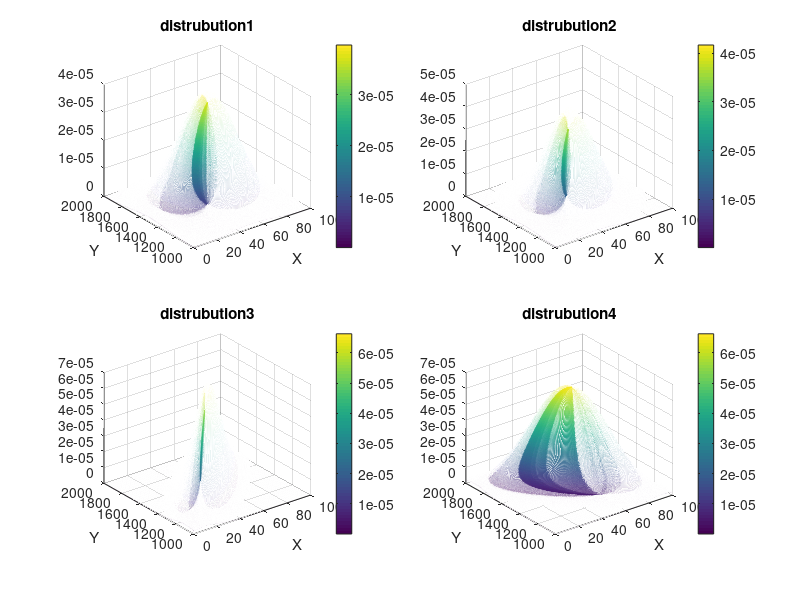

Here is the MATLAB script that generated this plot:
clear
%change the number here
x = 0:0.1:100;
y = 1000:2000;
ux = 50;
ax = 20;
uy = 1500;
ay = 200;
p = 0;
%%%%%%
[X, Y] = meshgrid(x,y);
z = ((X - ux).^2)/ax/ax + ((Y - uy).^2)/ay/ay - 2*p.*(X - ux).*(Y - uy)/ax/ay;
f = 1/2/pi/ax/ay/(sqrt(1 - p*p))*exp((-1)*z./2/(1-p*p));

subplot(2,2,1);
mesh(X,Y,f);
colorbar;
title('distrubution1');
xlabel('X');
ylabel('Y');

%change the number here
x = 0:0.1:100;
y = 1000:2000;
ux = 50;
ax = 20;
uy = 1500;
ay = 200;
p = 0.3;
%%%%%%
[X, Y] = meshgrid(x,y);
z = ((X - ux).^2)/ax/ax + ((Y - uy).^2)/ay/ay - 2*p.*(X - ux).*(Y - uy)/ax/ay;
f = 1/2/pi/ax/ay/(sqrt(1 - p*p))*exp((-1)*z./2/(1-p*p));

subplot(2,2,2);
mesh(X,Y,f);
colorbar;
title('distrubution2');
xlabel('X');
ylabel('Y');


%change the number here
x = 0:0.1:100;
y = 1000:2000;
ux = 50;
ax = 20;
uy = 1500;
ay = 200;
p = 0.8;
%%%%%%
[X, Y] = meshgrid(x,y);
z = ((X - ux).^2)/ax/ax + ((Y - uy).^2)/ay/ay - 2*p.*(X - ux).*(Y - uy)/ax/ay;
f = 1/2/pi/ax/ay/(sqrt(1 - p*p))*exp((-1)*z./2/(1-p*p));

subplot(2,2,3);
mesh(X,Y,f);
colorbar;
title('distrubution3');
xlabel('X');
ylabel('Y');


%change the number here
x = 0:0.1:100;
y = 1000:2000;
ux = 50;
ax = 20;
uy = 1500;
ay = 200;
p = -0.8;
%%%%%%
[X, Y] = meshgrid(x,y);
z = ((X - ux).^2)/ax/ax + ((Y - uy).^2)/ay/ay - 2*p.*(X - ux).*(Y - uy)/ax/ay;
f = 1/2/pi/ax/ay/(sqrt(1 - p*p))*exp((-1)*z./2/(1-p*p));

subplot(2,2,4);
mesh(X,Y,f);
colorbar;
title('distrubution4');
xlabel('X');
ylabel('Y');